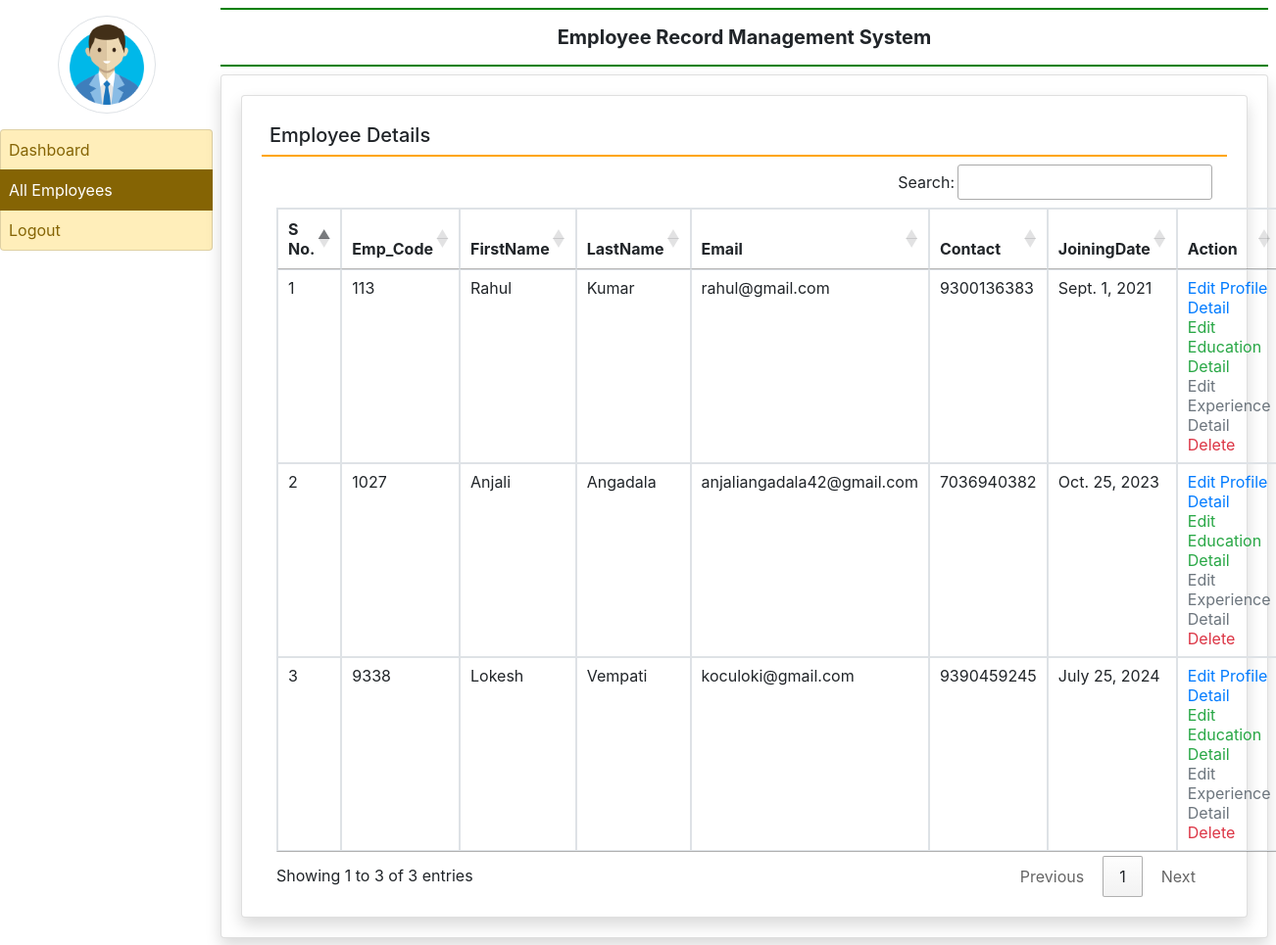
Screenshot of /all_employee (signed in) with the database file from the repository.
### employee/models.py (models this page shows, shortened)
class EmployeeDetail(models.Model):
    user = models.ForeignKey(User, on_delete=models.CASCADE, null=True)
    empcode = models.CharField(max_length=100, null=True)
    empdept = models.CharField(max_length=100,null=True)
    designation = models.CharField(max_length=100,null=True)
    contact = models.CharField(max_length=15, null=True)
    gender = models.CharField(max_length=20,null=True)
    joiningdate = models.DateField(null=True)

### employee/views.py (the view)
# urls.py: path('all_employee',all_employee, name='all_employee'),
def all_employee(request):
    if not request.user.is_authenticated:
        return redirect('admin_login')
    employee = EmployeeDetail.objects.all()
    return render(request, 'all_employee.html',locals())

### employee/templates/all_employee.html
{% extends 'admin_base.html' %}
{% block main  %}
<div class="card shadow">
    <div class="card-body">
        <h5 class="p-2" style="border-bottom: 2px solid orange;">Employee Details</h5>
<div class="container-fluid">
        <table class="table table-bordered table-sm" id="example">
            <thead>
                <tr>
                    <th>S No.</th>
                    <th>Emp_Code</th>
                    <th>FirstName</th>
                    <th>LastName</th>
                    <th>Email</th>
                    <th>Contact</th>
                    <th>JoiningDate</th>
                    <th>Action</th>
                </tr>
            </thead>
            <tbody>
                {% for i in employee %}
                <tr>
                    <td>{{forloop.counter}}</td>
                    <td>{{i.empcode}}</td>
                    <td>{{i.user.first_name}}</td>
                    <td>{{i.user.last_name}}</td>
                    <td>{{i.user.username}}</td>
                    <td>{{i.contact}}</td>
                    <td>{{i.joiningdate}}</td>
                    <td><a href="{% url 'edit_profile' i.id %}" class="text-primary">Edit Profile Detail</a>
                        <br><a href="{% url 'edit_education' i.user.id %}" class="text-success">Edit Education Detail</a>
                        <br><a href="{% url 'edit_experience' i.user.id %}" class="text-secondary">Edit Experience Detail</a>
                        <br><a href="{% url 'delete_employee' i.user.id %}" class="text-danger" onclick="return confirm('Are You Sure?')">Delete</a>
                        </td>
                </tr>
                {% endfor %}
            </tbody>
        </table>
</div>
</div>
</div>
{% endblock %}

### employee/templates/admin_base.html (shortened to what this page needs)
{%load static %}
<html>
    <head>
        <link rel="stylesheet" href="https://maxcdn.bootstrapcdn.com/bootstrap/4.4.1/css/bootstrap.min.css">
  <link rel="stylesheet" href="https://use.fontawesome.com/releases/v5.7.0/css/all.css">
<link rel="stylesheet" href="https://cdn.datatables.net/1.10.20/css/jquery.dataTables.min.css">
<link rel="stylesheet" href="https://cdn.datatables.net/buttons/1.6.1/css/buttons.dataTables.min.css">
    </head>
    <body>
        <div class="container-fluid">
            <div class="row">
                <div class="col-sm-2 p-0">
                    <center><img src="{% static 'images/adminlogin.png'%}" width = "100" height="100" class="img-thumbnail rounded-circle my-3"></center>
                    <div class="list-group">
                        <a href="{% url 'admin_home' %}" class="list-group-item list-group-item-warning list-group-item-action {% if request.path == '/admin_home' %}active{% endif %}">Dashboard</a>
                        <a href="{% url 'all_employee' %}" class="list-group-item list-group-item-warning list-group-item-action {% if request.path == '/all_employee' %}active{% endif %}">All Employees</a>
                        <a href="/logout" class="list-group-item list-group-item-warning list-group-item-action">Logout</a>
                    </div>
                </div>
                <div class="col-sm-10 p-0">
                    <div class="container-fluid p-2">
                        <h5 class="p-3 text-center font-weight-bold" style="border-bottom: 2px solid green;border-top: 2px solid green;">Employee Record Management System</h5>
                        <div class="card shadow" style="min-height: 89vh;">
                            <div class="card-body">
                                {% block main %}
                                {% endblock %}
                            </div>
                        </div>
                    </div>
                </div>
            </div>
        </div>
    </body>
</html>

### employee/templates/admin_base.html (style rules this page uses)
.list-group-item { padding:8px !important; }

### rows the page displays
EmployeeDetail: empcode "113", user.first_name "Rahul", user.last_name "Kumar", user.username "rahul@gmail.com", contact "9300136383", joiningdate "Sept. 1, 2021"
EmployeeDetail: empcode "1027", user.first_name "Anjali", user.last_name "Angadala", user.username "anjaliangadala42@gmail.com", contact "7036940382", joiningdate "Oct. 25, 2023"
EmployeeDetail: empcode "9338", user.first_name "Lokesh", user.last_name "Vempati", user.username "koculoki@gmail.com", contact "9390459245", joiningdate "July 25, 2024"
